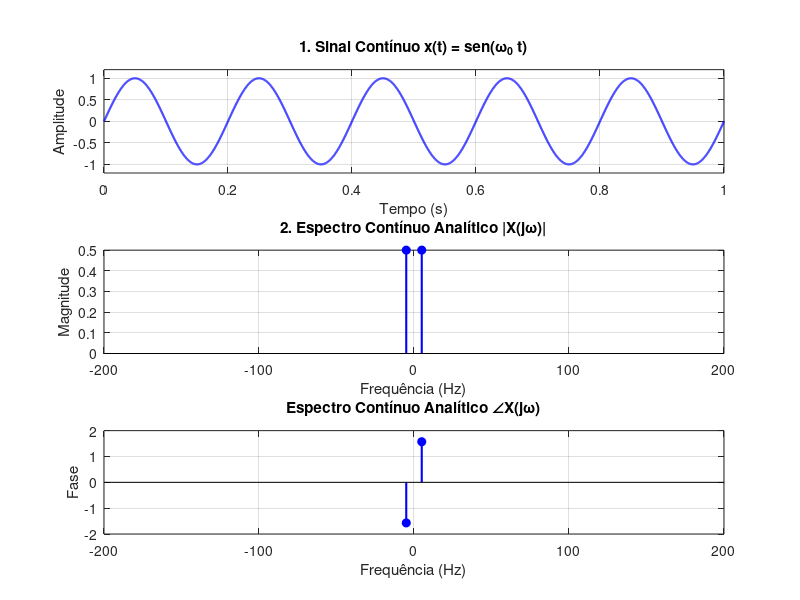

MATLAB code for this plot: (Note: this script raises an error after producing the figure.)
% =========================================================================
% MAIN.M - Análise Analítica de Amostragem (Ideal, Natural e Topo-Plano)
% =========================================================================

clear; clc; close all;

% Adiciona o diretório 'src' e o 'utils' ao path de busca do MATLAB/Octave
addpath(genpath('src'));
addpath('utils');

% 1. Definição dos Parâmetros Globais
frequency = 5;                         % Frequência do sinal original (Hz)
omega = 2 * pi * frequency;            % Frequência angular (rad/s)
samplingFrequency = 50;                % Frequência de amostragem (Hz)
samplingPeriod = 1/samplingFrequency;  % Período de amostragem (s)
tau = 0.20 * samplingPeriod;           % Largura do pulso (20% do período); Considerar usar percentual menor.
displayRange = 4 * samplingFrequency;  % Limite no eixo x de plotar as frequências
kMax = ceil((displayRange + frequency) / samplingFrequency); % Quantidade de réplicas de frequência

startTime = 0;                         % Tempo inicial
endTime = 1;                           % Tempo final
numPoints = 4001;                      % Número de pontos para plotar

% Define o sinal de origem como um "function handle" para passar às funções
x = @(t) sin(omega * t);


% Eixo de tempo do sinal base
continuousTime = linspace(startTime, endTime, numPoints);
continuousSignal = x(continuousTime);

% FIGURA 1: x(t) em tempo contínuo
figure('Name', 'Sinal x(t) em tempo contínuo', 'Position', [100, 100, 1000, 800]);

% PLOT 1: Tempo - Sinal Contínuo
subplot(3, 1, 1);
plot(continuousTime, continuousSignal, 'b-', 'LineWidth', 1.5);
title('1. Sinal Contínuo x(t) = sen(\omega_0 t)');
xlabel('Tempo (s)'); ylabel('Amplitude');
grid on; ylim([-1.2 1.2]);

% PLOT 2: Frequência - Analítico (Contínuo)
subplot(3, 1, 2);
continuousFrequencies = [-frequency, frequency];
continuousAmplitudes = [-0.5j, 0.5j];
stem(continuousFrequencies, abs(continuousAmplitudes), 'b', 'Filled', 'LineWidth', 1.5, 'MarkerFaceColor', 'b');
title('2. Espectro Contínuo Analítico |X(j\omega)|');
xlabel('Frequência (Hz)'); ylabel('Magnitude');
grid on; xlim([-displayRange displayRange]);

subplot(3, 1, 3);
stem(continuousFrequencies, angle(continuousAmplitudes), 'b', 'Filled', 'LineWidth', 1.5);
title('Espectro Contínuo Analítico ∠X(j\omega)');
xlabel('Frequência (Hz)'); ylabel('Fase');
grid on; xlim([-displayRange displayRange]);


% Amostragem Ideal
[idealSignal, idealTime] = idealSampling(x, samplingFrequency, startTime, endTime);

% FIGURA 2: Amostragem Ideal
figure('Name', 'Amostragem ideal do sinal x(t)', 'Position', [100, 100, 1000, 800]);

% PLOT 1: Tempo - Amostrado de forma Ideal
subplot(3, 1, 1);
stem(idealTime, idealSignal, 'r', 'Filled', 'LineWidth', 1.5);
title('2. Amostragem Ideal (Tempo)');
xlabel('Tempo (s)'); ylabel('Amplitude');
grid on; ylim([-1.2 1.2]);

% PLOT 2: Frequência - Analítico (Amostrado Ideal)
subplot(3, 1, 2);
[idealAmplitudes, idealFrequencies] = idealTransform(frequency, samplingFrequency, kMax);
stem(idealFrequencies, abs(idealAmplitudes), 'r', 'Filled', 'LineWidth', 1.5, 'MarkerFaceColor', 'r');
title('4. Espectro Amostrado Ideal Analítico |X_s(j\omega)|');
xlabel('Frequência (Hz)'); ylabel('Magnitude');
grid on; xlim([-displayRange displayRange]); ylim([0 (0.5*samplingFrequency)+2]);

subplot(3, 1, 3);
stem(idealFrequencies, arg(idealAmplitudes), 'r', 'Filled', 'LineWidth', 1.5);
title('4. Espectro Amostrado Ideal Analítico ∠X_s(j\omega)');
xlabel('Frequência (Hz)'); ylabel('Fase');
grid on; xlim([-displayRange displayRange]);


% Amostragem Natural
[naturalSignal, naturalTime] = naturalSampling(x, samplingFrequency, tau, startTime, endTime, numPoints);

% FIGURA 3
figure('Name', 'Amostragem Natural', 'Position', [150, 150, 1000, 800]);

% PLOT 1: Tempo - Amostragem Natural
subplot(3, 1, 1);
plot(naturalTime, naturalSignal, 'b-', 'LineWidth', 1.5);
title('1. Amostragem Natural no Tempo');
xlabel('Tempo (s)'); ylabel('Amplitude');
grid on; ylim([-1.2 1.2]);

% PLOT 2: Frequência - Analítico (Natural)
subplot(3, 1, 2);
[naturalAmplitudes, naturalFrequencies] = naturalTransform(frequency, samplingFrequency, tau, kMax);
stem(naturalFrequencies, abs(naturalAmplitudes), 'b', 'Filled', 'LineWidth', 1.5, 'MarkerFaceColor', 'b');
title('3. Espectro Analítico: Natural |X_n(j\omega)|');
xlabel('Frequência (Hz)'); ylabel('Magnitude');
grid on; xlim([-displayRange displayRange]);

subplot(3, 1, 3);
stem(naturalFrequencies, arg(naturalAmplitudes), 'b', 'Filled', 'LineWidth', 1.5);
title('3. Espectro Analítico: Natural ∠X_n(j\omega)');
xlabel('Frequência (Hz)'); ylabel('Fase');
grid on; xlim([-displayRange displayRange]);


% Amostragem Topo-Plano
[flatTopSignal, flatTopTime] = flatTopSampling(x, samplingFrequency, tau, startTime, endTime, numPoints);

% FIGURA 4
figure('Name', 'Amostragem Topo-Plano', 'Position', [150, 150, 1000, 800]);

% PLOT 1: Tempo - Amostragem Topo-Plano
subplot(3, 1, 1);
plot(flatTopTime, flatTopSignal, 'r-', 'LineWidth', 1.5);
title('2. Amostragem Topo-Plano no Tempo');
xlabel('Tempo (s)'); ylabel('Amplitude');
grid on; ylim([-1.2 1.2]);

% PLOT 2: Frequência - Analítico (Topo-Plano)
subplot(3, 1, 2);
[flatTopAmplitudes, flatTopFrequencies] = flatTopTransform(frequency, samplingFrequency, tau, kMax);
stem(flatTopFrequencies, abs(flatTopAmplitudes), 'r', 'Filled', 'LineWidth', 1.5, 'MarkerFaceColor', 'r');
hold on;
% Envelope do sinc
sincEnvelopeFrequency = -displayRange:samplingPeriod:displayRange;
flatTopEnvelope = abs((tau / samplingPeriod) * sinc(sincEnvelopeFrequency * tau) * 0.5j);
plot(sincEnvelopeFrequency, flatTopEnvelope, 'k--', 'LineWidth', 1);
hold off;
title('4. Espectro Analítico: Topo-Plano |X_{ft}(j\omega)|');
xlabel('Frequência (Hz)'); ylabel('Magnitude');
legend('Impulsos', 'Envelope sinc (Abertura)', 'Location', 'northeast');
grid on; xlim([-displayRange displayRange]);

subplot(3,1,3);
stem(flatTopFrequencies, angle(flatTopAmplitudes), 'r', 'Filled', 'LineWidth', 1.5);
title('4. Espectro Analítico: Topo-Plano ∠X_{ft}(j\omega)');
xlabel('Frequência (Hz)'); ylabel('Fase');
grid on; xlim([-displayRange displayRange]);


% Save
set(1, 'paperunits', 'inches');
set(1, 'papersize', [19.2 10.8]);
set(1, 'paperposition', [0 0 19.2 10.8]);

set(2, 'paperunits', 'inches');
set(2, 'papersize', [19.2 10.8]);
set(2, 'paperposition', [0 0 19.2 10.8]);

% Define o caminho absoluto da pasta de saída primeiro
root_dir = fileparts(mfilename('fullpath'));
output_path = fullfile(root_dir, 'output');

% Cria a pasta no local correto (se não existir)
if ~exist(output_path, 'dir')
    mkdir(output_path);
end

% Salva os arquivos com o caminho absoluto
% print(1, fullfile(output_path, 'sinais_amostragem1.png'), '-dpng', '-r100');
% print(2, fullfile(output_path, 'sinais_amostragem2.png'), '-dpng', '-r100');

% TODO: Reconstrução do Sinal
% TODO: Caso com Aliasing

%% RECONSTRUÇÃO IDEAL

[idealReconstructionSignal, filteredIdealAmplitudes] = ...
    idealReconstruction( ...
        idealFrequencies, ...
        idealAmplitudes, ...
        samplingFrequency, ...
        continuousTime);

%% FIGURA 3 - RECONSTRUÇÃO IDEAL

figure('Name', 'Reconstrução Ideal', ...
    'Position', [200, 100, 1000, 700]);

% Sinal reconstruído
subplot(2, 1, 1);

plot(continuousTime, idealReconstructionSignal, ...
    'r-', 'LineWidth', 1.5);

title('1. Sinal Reconstruído no Domínio do Tempo');
xlabel('Tempo (s)');
ylabel('Amplitude');

grid on;
xlim([startTime endTime]);
ylim([-1.2 1.2]);


% Espectro filtrado
subplot(2, 1, 2);

stem(idealFrequencies, ...
    abs(filteredIdealAmplitudes), ...
    'r', ...
    'Filled', ...
    'LineWidth', 1.5, ...
    'MarkerFaceColor', 'r');

title('2. Espectro Após o Filtro Ideal');
xlabel('Frequência (Hz)');
ylabel('Magnitude');

grid on;
xlim([-displayRange displayRange]);
ylim([0 0.6]);

%% RECONSTRUÇÃO NATURAL

[naturalReconstructionSignal, filteredNaturalAmplitudes] = ...
    naturalReconstruction( ...
        naturalFrequencies, ...
        naturalAmplitudes, ...
        samplingFrequency, ...
        tau, ...
        continuousTime);

%% FIGURA 4 - RECONSTRUÇÃO NATURAL

figure('Name', 'Reconstrução Natural', ...
    'Position', [250, 100, 1000, 700]);

% Sinal reconstruído
subplot(2, 1, 1);

plot(continuousTime, naturalReconstructionSignal, ...
    'b-', 'LineWidth', 1.5);

title('1. Sinal Reconstruído no Domínio do Tempo');
xlabel('Tempo (s)');
ylabel('Amplitude');

grid on;
xlim([startTime endTime]);
ylim([-1.2 1.2]);


% Espectro filtrado
subplot(2, 1, 2);

stem(naturalFrequencies, ...
    abs(filteredNaturalAmplitudes), ...
    'b', ...
    'Filled', ...
    'LineWidth', 1.5, ...
    'MarkerFaceColor', 'b');

title('2. Espectro Após o Filtro Ideal');
xlabel('Frequência (Hz)');
ylabel('Magnitude');

grid on;
xlim([-displayRange displayRange]);
ylim([0 0.6]);

%% RECONSTRUÇÃO TOPO-PLANO

[flatTopReconstructionSignal, filteredFlatTopAmplitudes] = ...
    flatTopReconstruction( ...
        flatTopFrequencies, ...
        flatTopAmplitudes, ...
        samplingFrequency, ...
        tau, ...
        continuousTime);

%% FIGURA 5 - RECONSTRUÇÃO TOPO-PLANO

figure('Name', 'Reconstrução Topo-Plano', ...
    'Position', [300, 100, 1000, 700]);

% Sinal reconstruído
subplot(2, 1, 1);

plot(continuousTime, flatTopReconstructionSignal, ...
    'r-', 'LineWidth', 1.5);

title('1. Sinal Reconstruído no Domínio do Tempo');
xlabel('Tempo (s)');
ylabel('Amplitude');

grid on;
xlim([startTime endTime]);
ylim([-1.2 1.2]);

% Espectro filtrado
subplot(2, 1, 2);

stem(flatTopFrequencies, ...
    abs(filteredFlatTopAmplitudes), ...
    'r', ...
    'Filled', ...
    'LineWidth', 1.5, ...
    'MarkerFaceColor', 'r');

title('2. Espectro Após o Filtro Ideal');
xlabel('Frequência (Hz)');
ylabel('Magnitude');

grid on;
xlim([-displayRange displayRange]);
ylim([0 0.6]);

% TODO: Avaliar casos com Aliasing e não executar análise por FFT.
